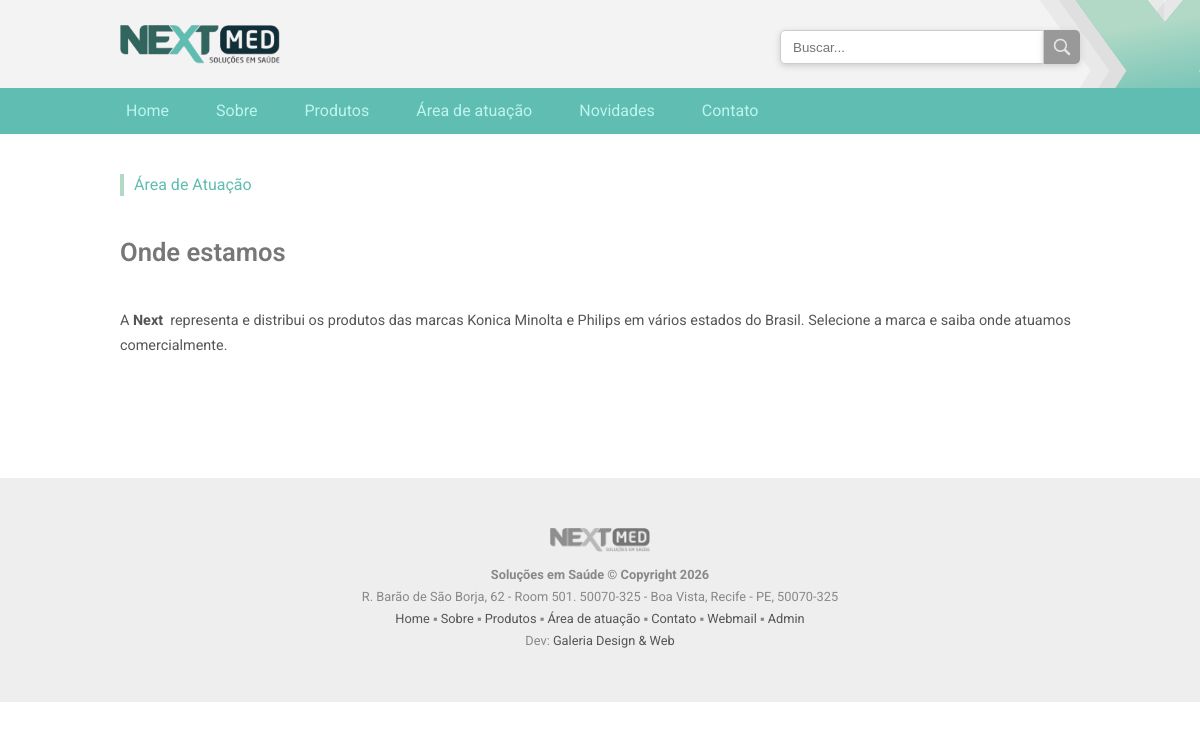
Page /atuacao on the committed database.
### tables this page shows
CREATE TABLE `tb_conteudo` (
  `id` int(5) NOT NULL,
  `pagina` varchar(25) NOT NULL,
  `titulo` varchar(50) DEFAULT NULL,
  `texto` longtext DEFAULT NULL,
  `plus` text NOT NULL,
  `tipo` int(2) DEFAULT NULL
);

### pages/atuacao.php (the view, shortened to what this page needs)
<?php
include($_SERVER['DOCUMENT_ROOT'] . '/next/controlg/config/conecta.php');
$sql = "SELECT * FROM tb_conteudo WHERE tipo ='3' LIMIT 1 ";
$res = mysqli_query($conexao, $sql);
while ($row = mysqli_fetch_array($res)) {
  $pagina = $row['pagina'];
  $titulo = $row['titulo'];
  $texto = $row['texto'];
}
?>
<section>
  <div class="label-page">
    <h3><?php echo $pagina; ?></h3>
  </div>
  <h1 class="title-page">
    <?php echo $titulo; ?>
  </h1>
  <p class="text-page p">
    <?php echo $texto; ?>
  </p>
</section>

### public/css/global.css (style rules this page uses)
html, body, div, span, applet, object, iframe, h1, h2, h3, h4, h5, h6, p, blockquote, pre, a, abbr, acronym, address, big, cite, code, del, dfn, em, img, ins, kbd, q, s, samp, small, strike, b, sub, sup, tt, var, b, u, i, center, dl, dt, dd, ol, ul, li, fieldset, form, label, legend, table, caption, tbody, tfoot, thead, tr, th, td, article, aside, canvas, details, embed, figure, figcaption, footer, header, hgroup, menu, nav, output, ruby, section, summary, time, mark, audio, video { margin: 0; padding: 0; border: 0; font-size: 100%; font: inherit; vertical-align: baseline; }
article, aside, details, figcaption, figure, footer, header, hgroup, menu, nav, section { display: block; }
body { line-height: 22px; font-family: "Roboto", sans-serif; color: #555; }
h3 { font-size: 1rem; }
h1 { font-size: 1.6rem; font-weight: 600; }
.p { font-size: 0.9rem; margin: 40px 0; line-height: 25px; }
.label-page { border: 0 solid blue; margin: 40px 0; }
.label-page h3 { color: #5fbcb0; border-left: 4px solid #b2d9c6; padding-left: 10px; }
.title-page { color: #777; border: 0 solid green; line-height: 32px; }
.text-page { border: 0 solid blue; color: #555; display: inline-block; }

### rows in the picture
tb_conteudo: pagina "Área de Atuação", titulo "Onde estamos", texto "A Next representa e distribui os produtos das marcas Konica Minolta e Philips em vários estados do Brasil. Selecione a marca e saiba onde atuamos comercialmente."
